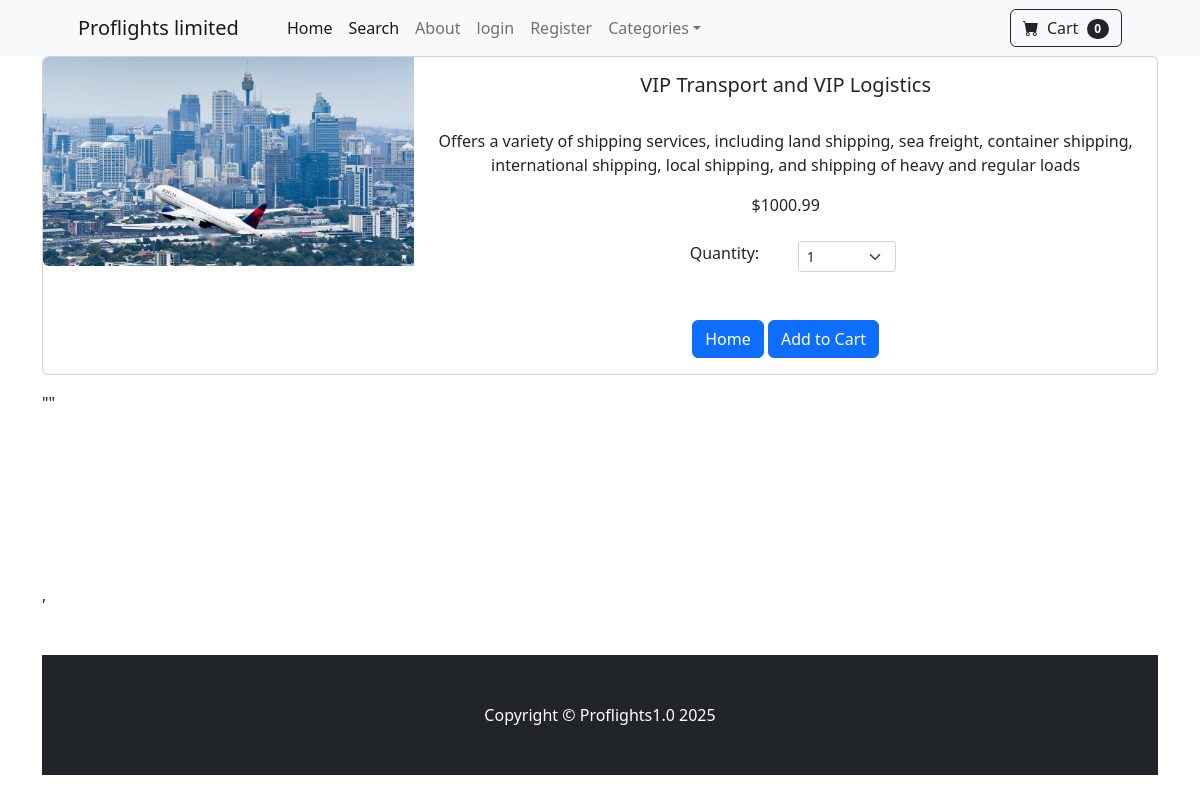
Before: /product/12 with the older database file.
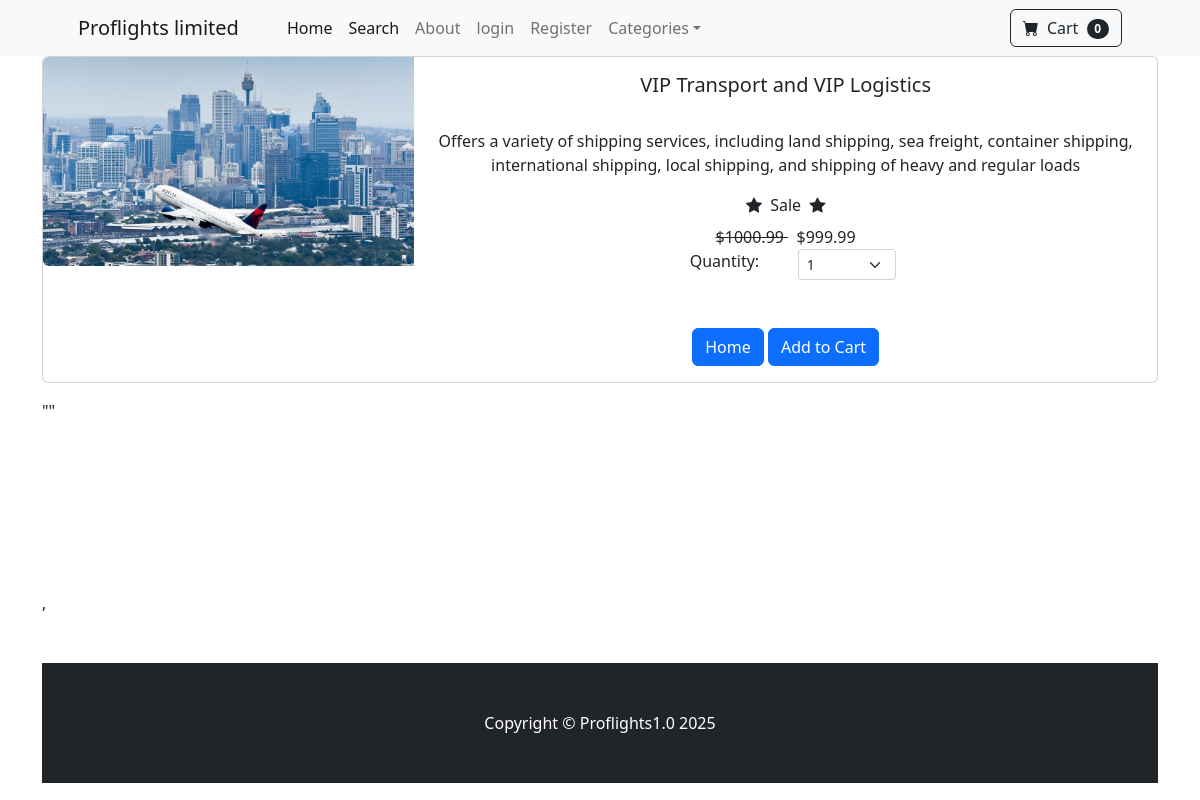
After: the same page with the newer database file.
### store/models.py (models this page shows, shortened)
class Product(models.Model):
    name = models.CharField(max_length=100)
    price = models.DecimalField(default=0, decimal_places=2, max_digits=6)
    category = models.ForeignKey(Category, on_delete=models.CASCADE)
    description = models.CharField(max_length=250, default='', blank=True, null=True)
    image = models.ImageField(upload_to='uploads/product/')
    is_sale = models.BooleanField(default=False)
    sale_price = models.DecimalField(default=0, decimal_places=2, max_digits=6)

### store/views.py (the view)
# urls.py: path('product/<int:pk>', views.product, name='product'),
def product(request, pk):
    try:
        product = Product.objects.get(id=pk)
        return render(request, 'product.html', {'product': product})
    except Product.DoesNotExist:  # Added exception handling
        messages.error(request, "Product does not exist")  # Error message for product not found
        return redirect('home')

### cart/cart.py (called while the page is built)
    def __len__(self):
        return len(self.cart)

### cart/context_processors.py (called while the page is built)
def cart(request):
    return{'cart': Cart(request)}

### store/templates/product.html (shortened to what this page needs)
{% extends 'base.html' %}
{% block content %}
<div class="container">
    <div class="card mb-3">
        <div class="row g-0">
            <div class="col-md-4">
                <img src="{{ product.image.url}}" class="img-fluid rounded-start" alt="...">
            </div>
        <div class="col-md-8">
            <div class="card-body">
              <center>
                <h5 class="card-title">{{ product.name }}</h5>
                <br/>
                <p class="card-text justify-content-center">{{ product.description }}</p>
                {% if product.is_sale %}
                <div class="d-flex justify-content-center smalltext-warning mb-2">
                  <div class="bi-star-fill"></div>
                  &nbsp;&nbsp;Sale&nbsp;&nbsp;
                  <div class="bi-star-fill"></div>
            </div>
              <strike>
                  ${{ product.price }}
              </strike>
              &nbsp;
              ${{ product.sale_price }}
                {% else %}
                ${{ product.price }}
                <br/>
              {% endif %}
                  <br/>
              <div class="row justify-content-center">
                  <div class="col-md-2">Quantity:</div>
                    <div class="col-md-2">
                      <select class="form-select form-select-sm" id="qty-cart" title="Select quantity">
                        <option value="1">1</option>
                      </select>
                    </div>
              </div>
                <br/>
                <br/>
                 <a href="{% url 'home' %}" class="btn btn-primary">Home</a>
                 <button type="button" value="{{ product.id }}" class="btn btn-primary" id="add-cart">Add to Cart</button>
                 </center>
          </div>
      </div>
  </div>
</div>""
         <br/>
         <br/>
         <br/>
         <br/>
         <br/>
         <br/>
         <br/>
         <br/>
         ,
        <br/>
        <br/>
        <br/>
{% endblock %}

Changed rows visible on the page:
changed Product "VIP Transport and VIP Logistics": is_sale False → True (drawn); sale_price (not shown) → "999.99"
Other visible differences:
text now shown: "Sale"
